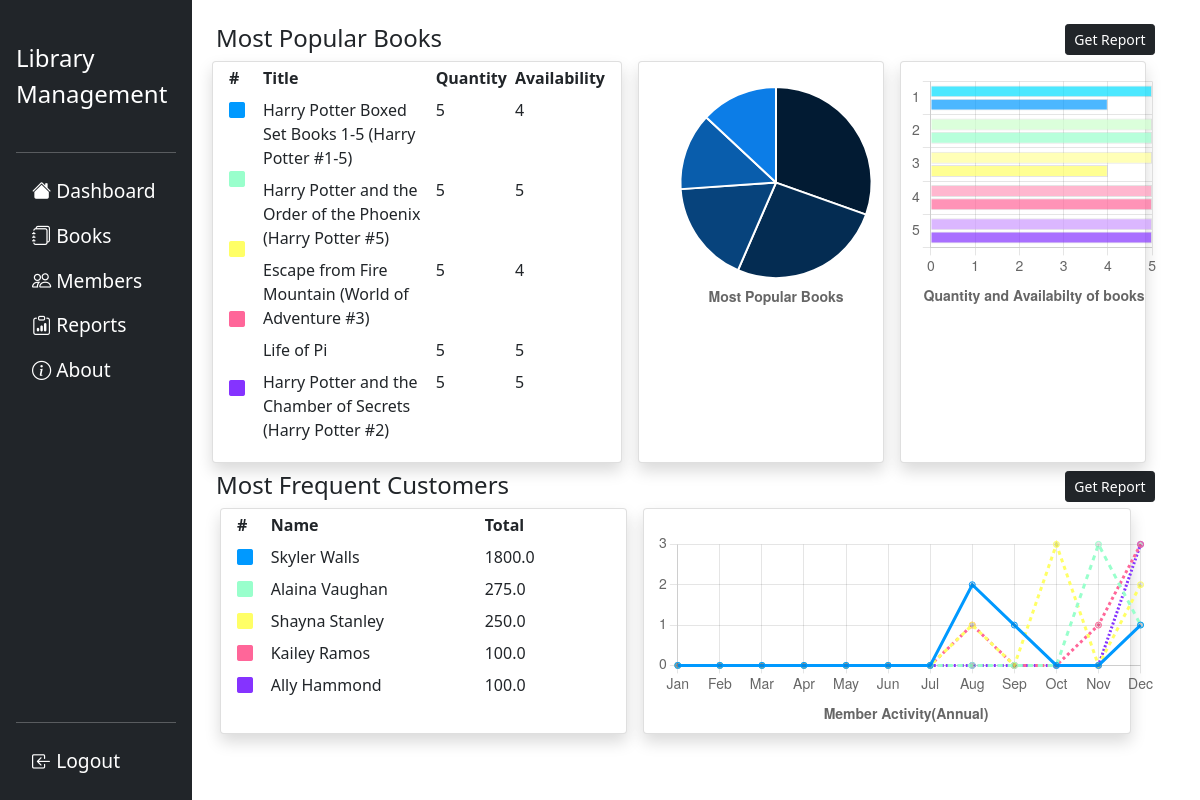
/reports (signed in), run on the app's committed database.
### flasklib/models.py (models this page shows, shortened)
class Book(db.Model):
    bid=db.Column(db.Integer,primary_key=True)
    title=db.Column(db.String,nullable=False)
    authors=db.Column(db.String,nullable=False)
    average_rating=db.Column(db.String,nullable=False)
    isbn=db.Column(db.String,nullable=False)
    publisher=db.Column(db.String,nullable=False)
    publish_date=db.Column(db.String,nullable=False)
    quantity=db.Column(db.Integer,nullable=False,default=5)
    availability=db.Column(db.Integer,nullable=False,default=5)
    borrowers=db.Column(db.String,db.ForeignKey('member.mid'),default='')

class Member(db.Model):
    mid=db.Column(db.Integer,primary_key=True)
    mname=db.Column(db.String(20),nullable=False)
    email=db.Column(db.String,unique=True,nullable=False)
    contact=db.Column(db.String(12),nullable=False)
    date_added=db.Column(db.DateTime,default=datetime.utcnow)
    debt=db.Column(db.Float,nullable=False,default=0)
    dues=db.Column(db.String,default='')
    books=db.relationship('Book',backref='issued_to',lazy=True)
    issues=db.relationship('BookIssue',backref='issues',lazy=True)

### flasklib/main/routes.py (the view, shortened to what this page needs)
@main.route('/reports',methods=['GET','POST'])
@login_required
def reports():
    popular=db.session.query(BookIssue.bid,func.count(BookIssue.issue_id).label('qty')).group_by(BookIssue.bid).order_by(desc('qty')).limit(10)
    books=[]
    bcount=[]
    for p in popular:
        books.append(Book.query.get(p[0]))
        bcount.append(p[1])
    if len(bcount)==0:
        bcount=[1,1,1,1,1]
    most_paying=db.session.query(BookIssue.mid,func.sum(BookIssue.fee)).filter_by(returned=1).group_by(BookIssue.mid).all()
    members=[[Member.query.get(m[0]),m[1]] for m in most_paying]
    for i in range(len(members)):
        members[i][1]=members[i][1]-members[i][0].debt
    activity={}
    for m in members:
        issues=BookIssue.query.filter_by(mid=m[0].mid).all()
        monthwise=[0]*12
        for i in issues:
            monthwise[(i.issue_date.month)-1]+=1
        activity[m[0].mid]=monthwise
    return render_template('templates_reports/reports.html',title='Reports',books=books[:5],bcount=bcount[:5],members=members,activity=activity)

### flasklib/models.py (called while the page is built)
@login_manager.user_loader
def load_user(user_id):
    return Admin.query.get(int(user_id))

### flasklib/templates/templates_reports/reports.html (shortened to what this page needs)
{% extends 'layout.html' %}
{% block content %}
<div class="container">
  <div class="row">
    <div class="col-10"><h4 class="px-2">Most Popular Books </h4></div>
    <div class="col-2">
      <form action="{{ url_for('main.reports',flag='bksreport') }}" method="POST" >
      <button type="submit" class="btn btn-sm btn-dark ms-4">Get Report</button>
      </form>
    </div>
  </div>
  {% set booknames=[] %}
  {% set booksqty=[] %}
  {% set booksavail=[] %}
  <div class="row ps-3 gap-3">
    <div class="card col-5 shadow rounded">
      <div class="row">
        <div class="col-1">
          <table class="table table-borderless table-sm" style="height: 95%;">
            <thead>
              <th scope="col">#</th>
            </thead>
            <tbody>
              <tr>
                <td><i class="bi-square-fill" style="color: #0099FF;"></i></td>
              </tr>
              <tr>
                <td><i class="bi-square-fill" style="color: #99FFCC;"></i></td>
              </tr>
              <tr>
                <td><i class="bi-square-fill" style="color: #FFFF66;"></i></td>
              </tr>
              <tr>
                <td><i class="bi-square-fill" style="color: #FF6699;"></i></td>
              </tr>
              <tr>
                <td><i class="bi-square-fill" style="color: #8533FF;"></i></td>
              </tr>
            </tbody>
          </table>
        </div>
        <div class="col-11">
          <table class="table responsive table-borderless table-sm">
            <thead>
              <tr>
                <th scope="col">Title</th>
                <th scope="col">Quantity</th>
                <th scope="col">Availability</th>
              </tr>
            </thead>
            <tbody>
              {% if books|length == 0 %}
                {% for i in range(1,6) %}
                <tr>
                  <td>Title {{ i }}</td>
                  <td>Quantity {{ i }}</td>
                  <td>Availability {{ i }}</td>
                </tr>
                {% endfor %}
              {% else %}
                {% for book in books %}
                <tr>
                  <td>{{ book.title }}</td>
                  <td>{{ book.quantity }}</td>
                  <td>{{ book.availability }}</td>
                </tr>
                {% endfor %}
              {% endif %}
          </table>
        </div>
      </div>
    </div>
    <div class="card col-3 shadow rounded">
      <canvas class="mt-4" id="popularityChart" height=230rem width=250rem></canvas>
    </div>
    <div class="card col-3 p-2 shadow rounded">
      <canvas id="quantityChart" height=245rem width=250rem></canvas>
    </div>
  </div>
  <div class="row mt-2">
    <div class="col-10"><h4 class="px-2">Most Frequent Customers</h4></div>
    <div class="col-2"><form action="{{ url_for('main.reports',flag='memsreport') }}" method="POST" >
      <button type="submit" class="btn btn-sm btn-dark ms-4 ">Get Report</button>
    </form></div>
  </div>
  <div class="row ps-4 gap-3">
    <div class="card col-5 shadow rounded">
      <div class="row">
        <div class="col-1">
          <table class="table table-borderless table-sm">
            <thead>
              <th scope="col">#</th>
            </thead>
            <tbody>
              <tr>
                <td><i class="bi-square-fill" style="color: #0099FF;"></i></td>
              </tr>
              <tr>
                <td><i class="bi-square-fill" style="color: #99FFCC;"></i></td>
              </tr>
              <tr>
                <td><i class="bi-square-fill" style="color: #FFFF66;"></i></td>
              </tr>
              <tr>
                <td><i class="bi-square-fill" style="color: #FF6699;"></i></td>
              </tr>
              <tr>
                <td><i class="bi-square-fill" style="color: #8533FF;"></i></td>
              </tr>
            </tbody>
          </table>
        </div>
        <div class="col-10">
          <table class="col-10 table table-borderless table-sm">
            <thead>
              <tr>
                <th scope="col">Name</th>
                <th scope="col">Total</th>
              </tr>
            </thead>
            <tbody>
              {% set memberactivity=[] %}
              {% if members|length == 0 %}
                {% for i in range(1,6) %}
                <tr>
                  <td>Name {{ i }}</td>
                  <td>Amount {{ i }}</td>
                </tr>
                {% endfor %}
              {% else %}
                {% for member in (members|sort(attribute='1',reverse=True))[:5] %}
                <tr>
                  <td>{{ member[0].mname }}</td>
                  <td>{{ member[1] }}</td>
                </tr>
                {% endfor %}
              {% endif %}
            </tbody>
          </table>
        </div>
      </div>
    </div>
    <div class="card col-6 shadow rounded">
      <canvas class="mt-4" id="memberChart" height=200rem width=500rem></canvas>
    </div>
  </div>
</div>
<script>
  createPie('popularityChart',{{ booknames| safe}}, {{ bcount| safe}});
  createBar('quantityChart',{{ booksqty| safe}}, {{ booksavail| safe}});
  createMemberLine({{ memberactivity| safe}});
</script>
{% endblock content %}

### data on the page
Book: title "Harry Potter Boxed Set Books 1-5 (Harry Potter #1-5)", quantity "5", availability "4"
Book: title "Harry Potter and the Order of the Phoenix (Harry Potter #5)", quantity "5", availability "5"
Book: title "Escape from Fire Mountain (World of Adventure #3)", quantity "5", availability "4"
Book: title "Life of Pi", quantity "5", availability "5"
Book: title "Harry Potter and the Chamber of Secrets (Harry Potter #2)", quantity "5", availability "5"
Member: mname "Skyler Walls", member "1800.0"
Member: mname "Alaina Vaughan", member "275.0"
Member: mname "Shayna Stanley", member "250.0"
Member: mname "Kailey Ramos", member "100.0"
Member: mname "Ally Hammond", member "100.0"

### other printed values
chart data {{ bcount| safe }} [7, 6, 4, 3, 3]
chart data {{ booksqty| safe }} [5, 5, 5, 5, 5]
chart data {{ booksavail| safe }} [4, 5, 4, 5, 5]
